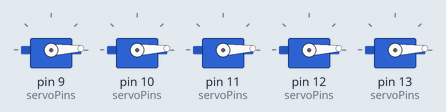
Recording of a sketch running on a simulated Arduino Uno, built with avr-gcc and run on an emulated ATmega328P. Parts: 5 × servo.

Above: at 0.05 s.
At 0.7 s:
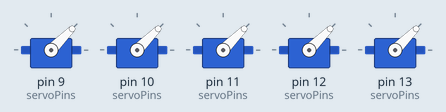
At 1.35 s:
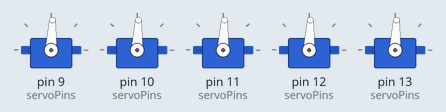
At 2.65 s:
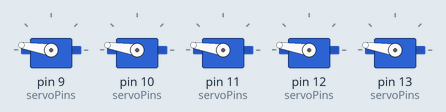
At 3.95 s:
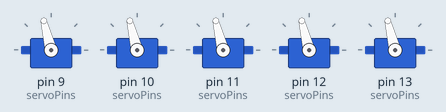
At 5.3 s:
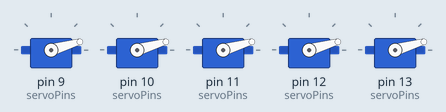
Timing chart, 0 to 7.2 s (numbered marks = the images above):
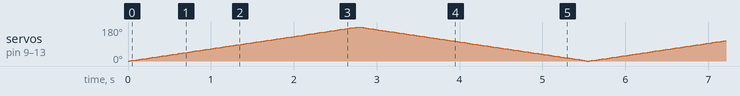

The sketch:

testFiveServos.ino
```cpp
#include <Servo.h>

#define PULSE_MIN  500
#define PULSE_MAX  2500
#define STEP_DELAY 15

const int servoPins[] = {9, 10, 11, 12, 13};
const int numServos = sizeof(servoPins) / sizeof(servoPins[0]);
Servo myServos[numServos];

void attachServoPins(Servo* servos, const int* pins, int n);

void setup() {
  attachServoPins(myServos, servoPins, numServos);
}

void loop() {
  for (int pos = 0; pos <= 180; pos++) {
    updateServos(pos);
    delay(STEP_DELAY);
  }
  for (int pos = 180; pos >= 0; pos--) {
    updateServos(pos);
    delay(STEP_DELAY);
  }
}

void updateServos(int angulo) {
  for (int i = 0; i < numServos; i++) {
    myServos[i].write(angulo);
  }
}

void attachServoPins(Servo* servos, const int* pins, int n) {
  for (int i = 0; i < n; i++) {
    servos[i].attach(pins[i], PULSE_MIN, PULSE_MAX);
  }
}
```
